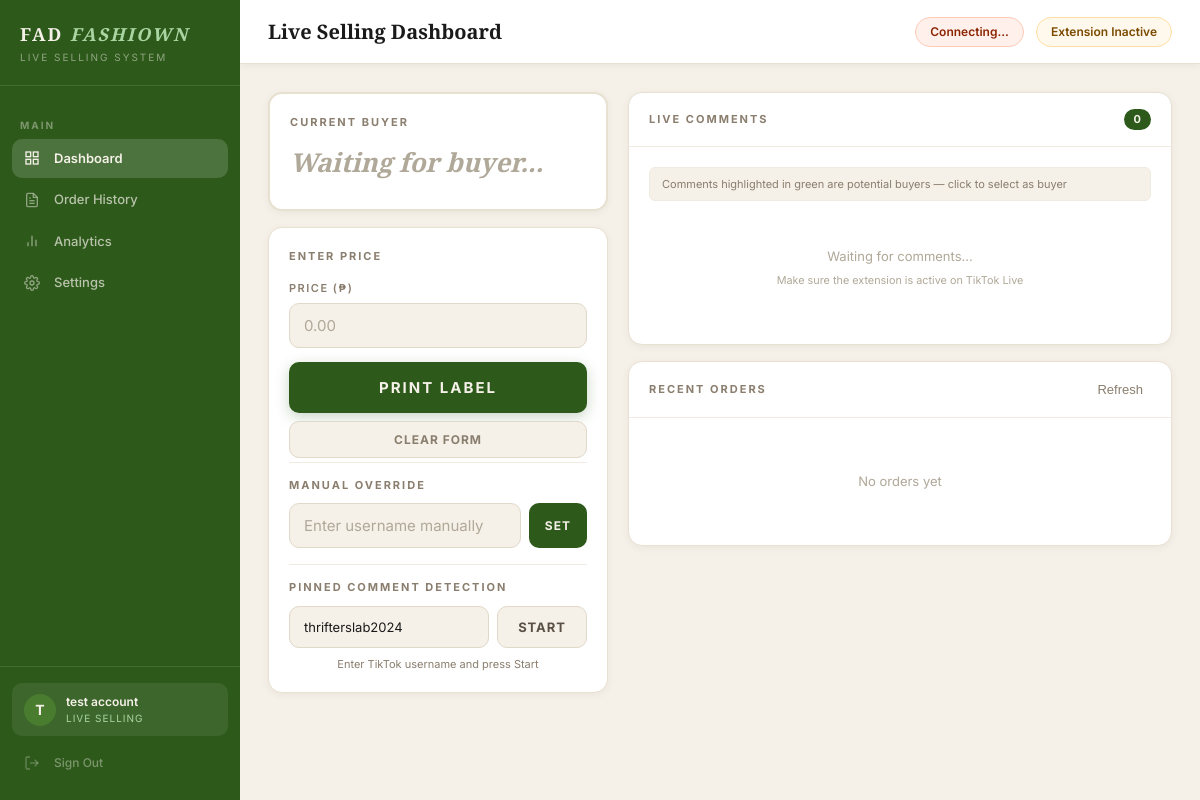
Screenshot of / (signed in) with the database file from the repository.
### auth/models.py (models this page shows, shortened)
class Client(UserMixin, db.Model):
    __tablename__ = 'clients'
    id = db.Column(db.Integer, primary_key=True)
    business_name = db.Column(db.String(100), nullable=False)
    email = db.Column(db.String(120), unique=True, nullable=False)
    password_hash = db.Column(db.String(255), nullable=False)
    plan = db.Column(db.String(20), default='active')
    is_active = db.Column(db.Boolean, default=True)
    is_admin = db.Column(db.Boolean, default=False)
    created_at = db.Column(db.DateTime, default=datetime.utcnow)
    last_login = db.Column(db.DateTime, nullable=True)
    tiktok_username = db.Column(db.String(100), default='')
    must_change_password = db.Column(db.Boolean, default=False)
    orders = db.relationship('Order', backref='client', lazy=True)
    token = db.Column(db.String(64), unique=True, nullable=True)
    detection_mode = db.Column(db.String(20), default='keywords')
    custom_keywords = db.Column(db.Text, default='mine')
    highlight_numbers = db.Column(db.Boolean, default=False)
    label_title = db.Column(db.String(100), default='FAD FASHIOWN')
    label_tagline = db.Column(db.String(100), default='Live Selling')
    label_template = db.Column(db.String(20), default='classic')
    label_show_order_id = db.Column(db.Boolean, default=True)
    label_show_datetime = db.Column(db.Boolean, default=True)

### dashboard/routes.py (the view)
@dashboard.route('/')
@login_required
def index():
    if current_user.is_admin:
        return redirect(url_for('auth.admin_panel'))
    return render_template(
        'dashboard.html',
        client=current_user,
        business_name=current_user.business_name
    )

### dashboard/routes.py (called while the page is built)
@dashboard.before_request
@login_required
def require_password_change():
    if current_user.is_authenticated and \
       not current_user.is_admin and \
       hasattr(current_user, 'must_change_password') and \
       current_user.must_change_password:
        return redirect(url_for('auth.change_password'))

### templates/dashboard.html (shortened to what this page needs)
{% extends "base.html" %}
{% block page_title %}Live Selling Dashboard{% endblock %}
{% block topbar_right %}
<span id="connection-status" class="status-pill disconnected">Connecting...</span>
<span id="detection-status" class="status-pill extension-off">Extension Inactive</span>
{% endblock %}
{% block content %}
<div class="dashboard-grid">
    <div class="left-panel">
        <div class="card buyer-card" id="buyer-card" style="margin-bottom:16px">
            <div class="card-body">
                <div class="section-label">Current Buyer</div>
                <div class="buyer-username" id="buyer-username">
                    Waiting for buyer...
                </div>
            </div>
        </div>
        <div class="card" style="margin-bottom:16px">
            <div class="card-body">
                <div class="section-label" style="margin-bottom:16px">Enter Price</div>
                <div class="form-group">
                    <label class="form-label">Price (₱)</label>
                    <input type="number"
                        id="price"
                        class="form-input"
                        placeholder="0.00"
                        min="0"
                        step="0.01" />
                </div>
                <button class="btn btn-print" id="print-btn" onclick="printLabel()">
                    Print Label
                </button>
                <button class="btn btn-clear" onclick="clearForm()">
                    Clear Form
                </button>
                <div class="manual-section">
                    <div class="section-label" style="margin-bottom:10px">
                        Manual Override
                    </div>
                    <div class="manual-row">
                        <input type="text"
                            id="manual-username"
                            class="form-input"
                            placeholder="Enter username manually"
                            autocomplete="off" />
                        <button class="btn btn-manual" onclick="setManualBuyer()">
                            Set
                        </button>
                    </div>
                </div>
                <div class="manual-section" style="margin-top:16px">
                    <div class="section-label" style="margin-bottom:10px">
                        Pinned Comment Detection
                    </div>
                    <div style="display:flex;gap:8px;margin-bottom:8px">
                        <input type="text"
                            id="tiktok-username-input"
                            class="form-input"
                            placeholder="TikTok username"
                            value="{{ current_user.tiktok_username or '' }}"
                            style="flex:1;font-size:13px" />
                        <button class="btn btn-secondary"
                                onclick="startPinDetection()"
                                id="pin-detect-btn"
                                style="white-space:nowrap">
                            Start
                        </button>
                    </div>
                    <div id="pin-status"
                        style="font-size:11px;color:var(--text-muted);margin-top:6px;text-align:center">
                        Enter TikTok username and press Start
                    </div>
                </div>
            </div>
        </div>
    </div>
    <div class="right-panel">
        <div class="card" style="margin-bottom:16px">
            <div class="card-header">
                <span class="card-title">Live Comments</span>
                <span id="comment-count" class="count-badge">0</span>
            </div>
            <div class="card-body">
                <div class="comments-hint">
                    Comments highlighted in green are potential buyers — click to select as buyer
                </div>
                <div class="comments-list" id="comments-list">
                    <div class="empty-state">
                        Waiting for comments...<br>
                        <small>Make sure the extension is active on TikTok Live</small>
                    </div>
                </div>
            </div>
        </div>
        <div class="card">
            <div class="card-header">
                <span class="card-title">Recent Orders</span>
                <button class="btn-icon" onclick="loadOrders()">Refresh</button>
            </div>
            <div class="card-body">
                <div class="orders-list" id="orders-list">
                    <div class="empty-state">No orders yet</div>
                </div>
            </div>
        </div>
    </div>
</div>
{% endblock %}

### templates/base.html (shortened to what this page needs)
<!DOCTYPE html>
<html lang="en">
<head>
    <link rel="stylesheet" href="/static/style.css">
</head>
<body>
<div class="app-layout">
    <aside class="sidebar" id="sidebar">
        <div class="sidebar-brand">
            <div class="brand-name">FAD <em>FASHIOWN</em></div>
            <div class="brand-sub">Live Selling System</div>
        </div>
        <nav class="sidebar-nav">
            {% if current_user.is_admin %}
            <div class="nav-section-label">Management</div>
            <a href="/admin"
               class="nav-item {% if request.endpoint == 'auth.admin_panel' %}active{% endif %}">
                <span class="nav-icon">
                    <svg width="16" height="16" fill="none" stroke="currentColor" stroke-width="2" viewBox="0 0 24 24">
                        <path d="M17 21v-2a4 4 0 0 0-4-4H5a4 4 0 0 0-4 4v2"/>
                        <circle cx="9" cy="7" r="4"/>
                        <path d="M23 21v-2a4 4 0 0 0-3-3.87"/>
                        <path d="M16 3.13a4 4 0 0 1 0 7.75"/>
                    </svg>
                </span>
                Client Management
            </a>
            {% else %}
            <div class="nav-section-label">Main</div>
            <a href="/"
               class="nav-item {% if request.endpoint == 'dashboard.index' %}active{% endif %}">
                <span class="nav-icon">
                    <svg width="16" height="16" fill="none" stroke="currentColor" stroke-width="2" viewBox="0 0 24 24">
                        <rect x="3" y="3" width="7" height="7"/>
                        <rect x="14" y="3" width="7" height="7"/>
                        <rect x="3" y="14" width="7" height="7"/>
                        <rect x="14" y="14" width="7" height="7"/>
                    </svg>
                </span>
                Dashboard
            </a>
            <a href="/orders"
               class="nav-item {% if request.endpoint == 'dashboard.orders' %}active{% endif %}">
                <span class="nav-icon">
                    <svg width="16" height="16" fill="none" stroke="currentColor" stroke-width="2" viewBox="0 0 24 24">
                        <path d="M14 2H6a2 2 0 0 0-2 2v16a2 2 0 0 0 2 2h12a2 2 0 0 0 2-2V8z"/>
                        <polyline points="14 2 14 8 20 8"/>
                        <line x1="16" y1="13" x2="8" y2="13"/>
                        <line x1="16" y1="17" x2="8" y2="17"/>
                        <polyline points="10 9 9 9 8 9"/>
                    </svg>
                </span>
                Order History
            </a>
            <a href="/analytics"
            class="nav-item {% if request.endpoint == 'dashboard.analytics' %}active{% endif %}">
                <span class="nav-icon">
                    <svg width="16" height="16" fill="none" stroke="currentColor" stroke-width="2" viewBox="0 0 24 24">
                        <line x1="18" y1="20" x2="18" y2="10"/>
                        <line x1="12" y1="20" x2="12" y2="4"/>
                        <line x1="6" y1="20" x2="6" y2="14"/>
                    </svg>
                </span>
                Analytics
            </a>
            <a href="/settings"
            class="nav-item {% if request.endpoint == 'dashboard.settings' %}active{% endif %}">
                <span class="nav-icon">
                </span>
                Settings
            </a>
            {% endif %}
        </nav>
        <div class="sidebar-footer">
            <div class="client-info">
                <div class="client-avatar">
                    {{ current_user.business_name[0].upper() }}
                </div>
                <div class="client-details">
                    <div class="client-name">{{ current_user.business_name }}</div>
                    <div class="client-plan">
                        {% if current_user.is_admin %}System Administrator{% else %}Live Selling{% endif %}
                    </div>
                </div>
            </div>
            <a href="/logout" class="nav-item nav-signout">
                <span class="nav-icon">
                    <svg width="16" height="16" fill="none" stroke="currentColor" stroke-width="2" viewBox="0 0 24 24">
                        <path d="M9 21H5a2 2 0 0 1-2-2V5a2 2 0 0 1 2-2h4"/>
                        <polyline points="16 17 21 12 16 7"/>
                        <line x1="21" y1="12" x2="9" y2="12"/>
                    </svg>
                </span>
                Sign Out
            </a>
        </div>
    </aside>
    <main class="main-content">
        <div class="topbar">
            <div style="display:flex;align-items:center;gap:14px">
                <div class="topbar-title">{% block page_title %}{% endblock %}</div>
            </div>
            <div class="topbar-right">
                {% block topbar_right %}{% endblock %}
            </div>
        </div>
        <div class="page-content">
            {% block content %}{% endblock %}
        </div>
    </main>
</div>
</body>
</html>

### rows the page displays
Client: business_name "T", business_name "test account", tiktok_username "thrifterslab2024"
